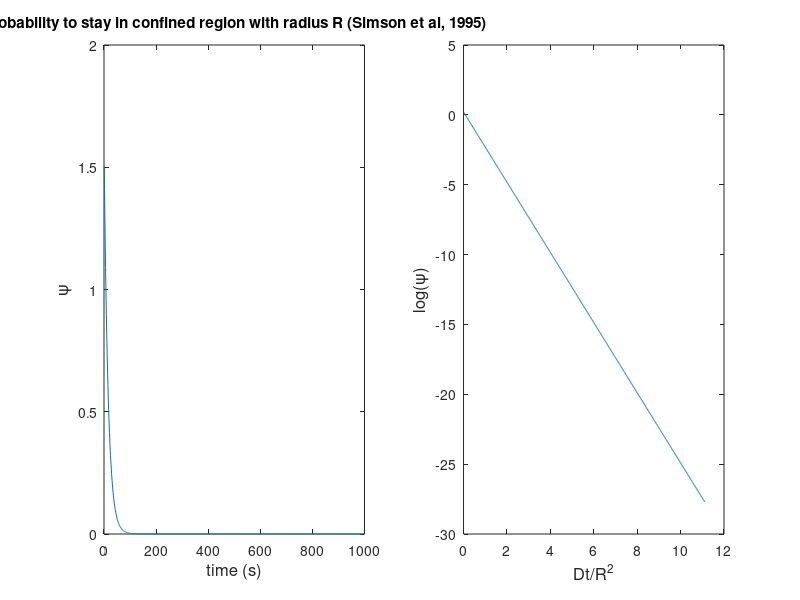
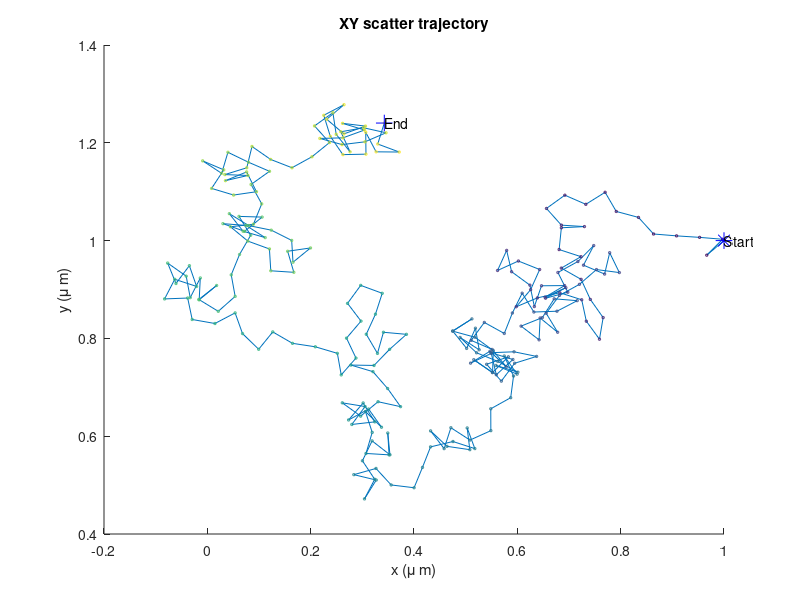

MATLAB code to generate these figures, in order: (Note: this script raises an error after producing the figures.)
clear all, clc, close all
%% 
%%%%%%%%%%%%%%%%%%%%%%%%%%%%%%%%%%%%%%%%%%%%%%%%%%%%%%%%%%%%%%%%%%%%%%%%%

D=1e-3;                     % diffusion constant, ?m2/s             
t=1:1:1000;                 % number od time steps, seconds        
R=0.3;                      % radius of the confinement zone, ?m

start=[1 1];                % starting coordinates
num_steps=250;              % number of steps
                    
dt=0.5;                     % time step, seconds
dx=1;                     % pixel size, ?m
step_size=sqrt(4*D*dt);     % step size from D, ?m

%%%%%%%%%%%%%%%%%%%%%%%%%%%%%%%%%%%%%%%%%%%%%%%%%%%%%%%%%%%%%%%%%%%%%%%%%

% Simulate from Simson et al, 1995

omega=0.2048-2.5117*((D*t)./(R^2));

figure('Position',[20 400 700 300])

subplot(1,2,1)
plot(t,10.^omega);
title('Probability to stay in confined region with radius R (Simson et al, 1995)')
xlabel('time (s)','FontSize',12);
ylabel('\psi','FontSize',12);

subplot(1,2,2)
plot(D*t/R^2,omega);
xlabel('Dt/R^2','FontSize',12);
ylabel('log(\psi)','FontSize',12);

%% Generate random walk Trajectory

pos = zeros(num_steps,2);
pos(1,1)=start(1);
pos(1,2)=start(2);
pos(1,3)=0;

a = 1;      
b = 360;  
angle = (b-a).*rand(num_steps,1) + a;

for k=2:num_steps;
    
    pos(k,1)=(pos(k-1,1))+sin(angle(k))*step_size;
    pos(k,2)=(pos(k-1,2))+cos(angle(k))*step_size;
    pos(k,3)=k*dt; % time in seconds
    
end

% subplot(2,3,1)
figure('Position',[730 400 400 300])
line(pos(:,1)*dx,pos(:,2)*dx);hold on;
scatter(pos(:,1)*dx,pos(:,2)*dx,3,pos(:,3));hold on;
plot(pos(1,1)*dx,pos(1,2)*dx,'*b','MarkerSize',12);hold on;
text(pos(1,1)*dx,pos(1,2)*dx, 'Start');
plot(pos(length(pos),1)*dx,pos(length(pos),2)*dx,'+b','MarkerSize',12);hold on;
text(pos(length(pos),1)*dx,pos(length(pos),2)*dx,'End');hold on;
title('XY scatter trajectory');
xlabel('x (\mu m)');
ylabel('y (\mu m)');

%% Calculate confinement

% generate variable frame

frame=pos(:,3);             % time step in seconds
frame=frame/dt;             % time step in frames
frame=frame-min(frame);     % starting from 0
frame(1,1)=1;               % starting from 1

% i = frame --> Reihe
% j = gap; --> Spalte

prob=[];    %zeros(max(frame), 5);
prob2=[];   %zeros(5, 2);
d=[];
vx=[];
vy=[];


for i=1:max(frame)-4;    % for all frames
    vx=find(frame == i);
    
    if isempty(vx)==1;                   % if frame does not exist, skip   
    else
        
    c=1; 
    for j=1:30;                                         % segment length
          
        vy=find(frame <= (i+j) & frame >= i );         % select segment
        subset(:,1)=pos(vy);                           % define segment as subset
        subset(:,2)=pos(vy,2);
        
        if length(vy)==1;   % if subset is only 1 frame --> distance is 0
                     R=0;
        else    
        
            for k=2:length(subset);
            
                 d(k,1)=sqrt(((subset(k,1)-subset(1,1))^2)+((subset(k,2)-subset(1,2))^2));   
                 R=max(d);
        
            end
        
                                                                % maximum distance within subset
        prob(i:(i+j),c)=0.2048-2.5117*((D*j)./(R^2));               % probability within subset

        clear subset
        end
    
    c=c+1;    
        
    end
    clear vx vy R d c;
    
    end
   
end
clear subset

for l=1:length(prob)
    
prob2(l,1)=l;
prob2(l,2)=mean(nonzeros(prob(l,:))); % this is omega

end


L=[];

for i=1:length(prob2)
    
    if 10.^(prob2(i,2))>0.1
       L(i,1)=0;
       
    else
        
        L(i,1)=((prob2(i,2))*(-1)-1);
        
    end
L(i,2)=i;
    
end

s1=smooth(D*prob2(:,1)*dt,prob2(:,2),0.05,'loess');
s2=smooth(prob2(:,1)*dt,10.^(prob2(:,2)),0.05,'loess');
s3=smooth(L(:,2)*dt, L(:,1),0.05,'loess');


figure('Position',[200 20 900 300])

subplot(1,3,1)
plot(D*prob2(:,1)*dt,prob2(:,2));hold on;
plot(D*prob2(:,1)*dt,s1,'-r');
xlabel('Dt/R^2','FontSize',12);
ylabel('mean log(\psi)','FontSize',12);

subplot(1,3,2)
plot(prob2(:,1)*dt,10.^(prob2(:,2)));hold on;
plot(prob2(:,1)*dt,s2,'-r');
xlabel('time (s)','FontSize',12);
ylabel('mean \psi','FontSize',12);

subplot(1,3,3)
plot(L(:,2)*dt, L(:,1)); hold on;
plot(L(:,2)*dt, s3,'-r');       
xlabel('time (s)','FontSize',12);
ylabel('probability level L','FontSize',12);


%% Smoothed curves

figure('Position',[200 20 900 300])
subplot(1,3,1)
% plot(D*prob2(:,1)*dt,prob2(:,2));hold on;
plot(D*prob2(:,1)*dt,s1,'-r');
xlabel('Dt/R^2','FontSize',12);
ylabel('mean log(\psi)','FontSize',12);

subplot(1,3,2)
% plot(prob2(:,1)*dt,10.^(prob2(:,2)));hold on;
plot(prob2(:,1)*dt,s2,'-r');
xlabel('time (s)','FontSize',12);
ylabel('mean \psi','FontSize',12);

subplot(1,3,3)
% plot(L(:,2)*dt, L(:,1)); hold on;
plot(L(:,2)*dt, s3,'-r');       
xlabel('time (s)','FontSize',12);
ylabel('probability level L','FontSize',12);